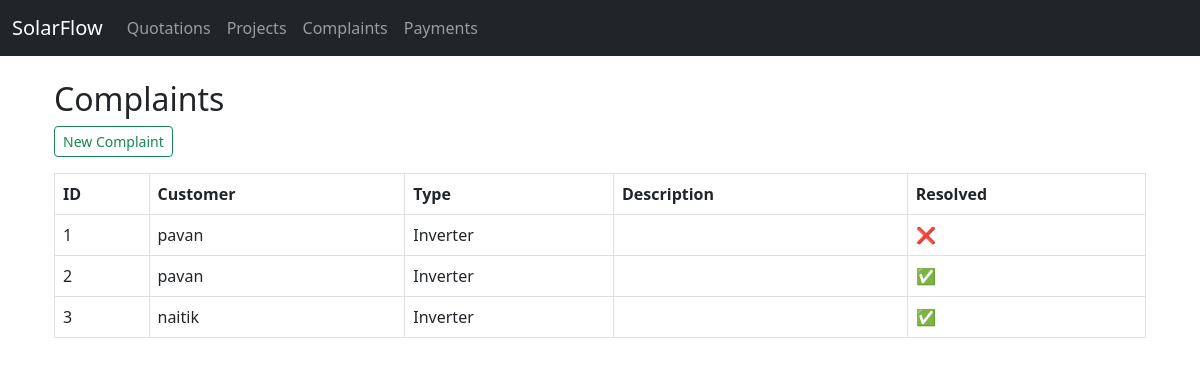
The app's page /service/ with its own data.
### service/models.py (models this page shows, shortened)
class Complaint(models.Model):
    COMPLAINT_TYPE = [
        ('inverter', 'Inverter'),
        ('wiring', 'Wiring'),
        ('panel', 'Panel'),
    ]
    customer = models.ForeignKey(Customer, on_delete=models.CASCADE)
    complaint_type = models.CharField(max_length=20, choices=COMPLAINT_TYPE)
    complaint_id = models.AutoField(primary_key=True)
    description = models.TextField(blank=True)
    is_resolved = models.BooleanField(default=False)

### customers/models.py (models this page shows)
class Customer(models.Model):
    name = models.CharField(max_length=100)
    address = models.TextField()
    pincode = models.CharField(max_length=6)
    contact = models.CharField(max_length=10)
    def __str__(self):
        return self.name

### service/views.py (the view)
# urls.py: path('', views.complaint_list, name='complaint_list'),
def complaint_list(request):
    complaints = Complaint.objects.all()
    return render(request, 'service/complaint_list.html', {'complaints': complaints})

### service/templates/service/complaint_list.html
{% extends 'base.html' %}
{% block content %}
<div class="container mt-4">
    <h2>Complaints</h2>
    <a href="{% url 'create_complaint' %}" class="btn btn-sm btn-outline-success mb-3">New Complaint</a>
    <table class="table table-bordered">
        <thead>
            <tr>
                <th>ID</th>
                <th>Customer</th>
                <th>Type</th>
                <th>Description</th>
                <th>Resolved</th>
            </tr>
        </thead>
        <tbody>
            {% for complaint in complaints %}
            <tr>
                <td>{{ complaint.complaint_id }}</td>
                <td>{{ complaint.customer }}</td>
                <td>{{ complaint.get_complaint_type_display }}</td>
                <td>{{ complaint.description }}</td>
                <td>{% if complaint.is_resolved %}✅{% else %}❌{% endif %}</td>
            </tr>
            {% empty %}
            <tr>
                <td colspan="5" class="text-center">No complaints yet.</td>
            </tr>
            {% endfor %}
        </tbody>
    </table>
</div>
{% endblock %}

### records on screen
Complaint: complaint_id "1", customer "pavan", complaint_type "Inverter"
Complaint: complaint_id "2", customer "pavan", complaint_type "Inverter"
Complaint: complaint_id "3", customer "naitik", complaint_type "Inverter"
